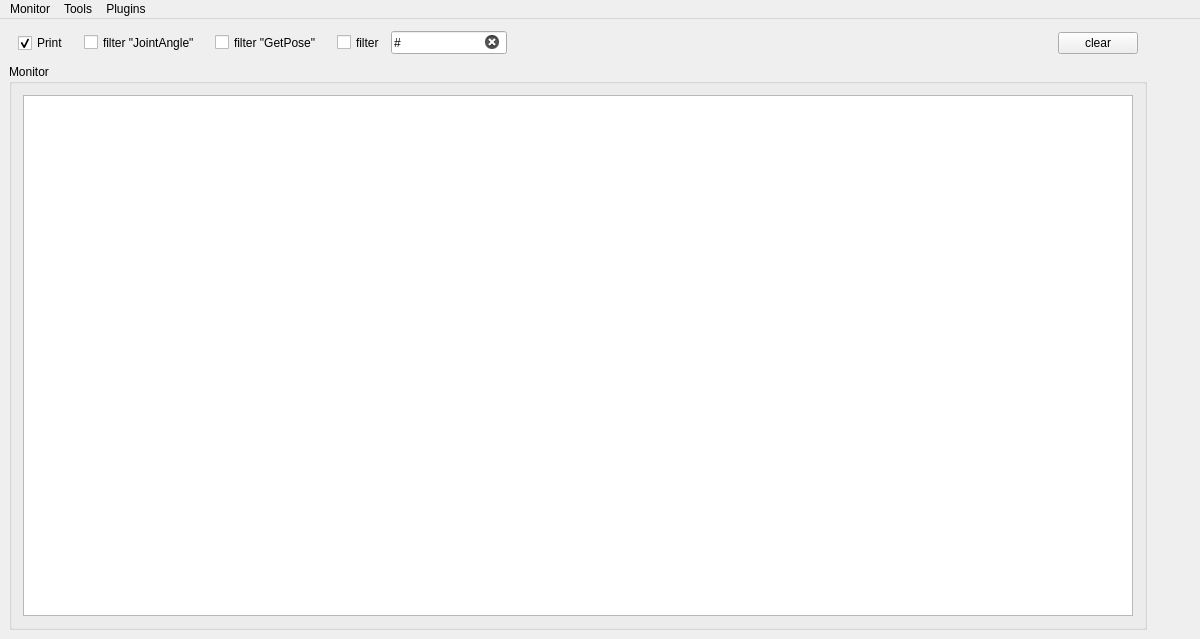
<?xml version="1.0" encoding="UTF-8"?>
<ui version="4.0">
 <class>DobotLinkMain</class>
 <widget class="QMainWindow" name="DobotLinkMain">
  <property name="geometry">
   <rect>
    <x>0</x>
    <y>0</y>
    <width>1200</width>
    <height>639</height>
   </rect>
  </property>
  <property name="minimumSize">
   <size>
    <width>1200</width>
    <height>600</height>
   </size>
  </property>
  <property name="windowTitle">
   <string notr="true">DobotLink Vx.x.x</string>
  </property>
  <widget class="QWidget" name="centralWidget">
   <property name="sizePolicy">
    <sizepolicy hsizetype="Expanding" vsizetype="Expanding">
     <horstretch>0</horstretch>
     <verstretch>0</verstretch>
    </sizepolicy>
   </property>
   <layout class="QFormLayout" name="formLayout">
    <property name="leftMargin">
     <number>0</number>
    </property>
    <property name="topMargin">
     <number>0</number>
    </property>
    <property name="rightMargin">
     <number>0</number>
    </property>
    <property name="bottomMargin">
     <number>0</number>
    </property>
    <item row="0" column="0">
     <widget class="QStackedWidget" name="stackedWidget">
      <property name="sizePolicy">
       <sizepolicy hsizetype="Expanding" vsizetype="Expanding">
        <horstretch>0</horstretch>
        <verstretch>0</verstretch>
       </sizepolicy>
      </property>
      <property name="currentIndex">
       <number>0</number>
      </property>
      <widget class="QWidget" name="page_Monitor">
       <layout class="QVBoxLayout" name="verticalLayout_2">
        <property name="spacing">
         <number>6</number>
        </property>
        <property name="leftMargin">
         <number>9</number>
        </property>
        <property name="topMargin">
         <number>9</number>
        </property>
        <property name="rightMargin">
         <number>9</number>
        </property>
        <property name="bottomMargin">
         <number>9</number>
        </property>
        <item>
         <widget class="QWidget" name="widget" native="true">
          <property name="minimumSize">
           <size>
            <width>0</width>
            <height>23</height>
           </size>
          </property>
          <property name="maximumSize">
           <size>
            <width>16777215</width>
            <height>30</height>
           </size>
          </property>
          <layout class="QHBoxLayout" name="horizontalLayout">
           <property name="spacing">
            <number>15</number>
           </property>
           <property name="leftMargin">
            <number>9</number>
           </property>
           <property name="topMargin">
            <number>0</number>
           </property>
           <property name="rightMargin">
            <number>9</number>
           </property>
           <property name="bottomMargin">
            <number>0</number>
           </property>
           <item>
            <widget class="QCheckBox" name="checkBox_print">
             <property name="text">
              <string>Print</string>
             </property>
             <property name="checked">
              <bool>true</bool>
             </property>
            </widget>
           </item>
           <item>
            <widget class="QCheckBox" name="checkBox_filterJointAngle">
             <property name="minimumSize">
              <size>
               <width>0</width>
               <height>23</height>
              </size>
             </property>
             <property name="maximumSize">
              <size>
               <width>16777215</width>
               <height>23</height>
              </size>
             </property>
             <property name="text">
              <string>filter &quot;JointAngle&quot;</string>
             </property>
            </widget>
           </item>
           <item>
            <widget class="QCheckBox" name="checkBox_filterGetPose">
             <property name="minimumSize">
              <size>
               <width>0</width>
               <height>23</height>
              </size>
             </property>
             <property name="maximumSize">
              <size>
               <width>16777215</width>
               <height>23</height>
              </size>
             </property>
             <property name="text">
              <string>filter &quot;GetPose&quot;</string>
             </property>
            </widget>
           </item>
           <item>
            <widget class="QWidget" name="widget_userfilter" native="true">
             <property name="minimumSize">
              <size>
               <width>150</width>
               <height>23</height>
              </size>
             </property>
             <property name="maximumSize">
              <size>
               <width>170</width>
               <height>23</height>
              </size>
             </property>
             <layout class="QHBoxLayout" name="horizontalLayout_2">
              <property name="spacing">
               <number>6</number>
              </property>
              <property name="leftMargin">
               <number>0</number>
              </property>
              <property name="topMargin">
               <number>0</number>
              </property>
              <property name="rightMargin">
               <number>0</number>
              </property>
              <property name="bottomMargin">
               <number>0</number>
              </property>
              <item>
               <widget class="QCheckBox" name="checkBox_userfilter">
                <property name="sizePolicy">
                 <sizepolicy hsizetype="Expanding" vsizetype="Expanding">
                  <horstretch>0</horstretch>
                  <verstretch>0</verstretch>
                 </sizepolicy>
                </property>
                <property name="minimumSize">
                 <size>
                  <width>0</width>
                  <height>0</height>
                 </size>
                </property>
                <property name="text">
                 <string>filter</string>
                </property>
               </widget>
              </item>
              <item>
               <widget class="QLineEdit" name="lineEdit_userfilter">
                <property name="sizePolicy">
                 <sizepolicy hsizetype="Preferred" vsizetype="Expanding">
                  <horstretch>0</horstretch>
                  <verstretch>0</verstretch>
                 </sizepolicy>
                </property>
                <property name="focusPolicy">
                 <enum>Qt::ClickFocus</enum>
                </property>
                <property name="text">
                 <string>#</string>
                </property>
                <property name="clearButtonEnabled">
                 <bool>true</bool>
                </property>
               </widget>
              </item>
             </layout>
            </widget>
           </item>
           <item>
            <spacer name="horizontalSpacer">
             <property name="orientation">
              <enum>Qt::Horizontal</enum>
             </property>
             <property name="sizeHint" stdset="0">
              <size>
               <width>536</width>
               <height>17</height>
              </size>
             </property>
            </spacer>
           </item>
           <item>
            <widget class="QPushButton" name="btn_clearbox">
             <property name="text">
              <string>clear</string>
             </property>
            </widget>
           </item>
          </layout>
         </widget>
        </item>
        <item>
         <widget class="QGroupBox" name="monitor_Box">
          <property name="title">
           <string>Monitor</string>
          </property>
          <layout class="QVBoxLayout" name="verticalLayout_3">
           <item>
            <widget class="QPlainTextEdit" name="plainTextEdit_Monitor"/>
           </item>
          </layout>
         </widget>
        </item>
       </layout>
      </widget>
      <widget class="DSerialTestForm" name="page_SerialPort"/>
      <widget class="DMagicianTestForm" name="page_Magician"/>
      <widget class="DfuDownloadTestForm" name="page_DfuDownload"/>
      <widget class="QWidget" name="page_McuispDownload">
       <widget class="QLabel" name="label">
        <property name="geometry">
         <rect>
          <x>290</x>
          <y>280</y>
          <width>220</width>
          <height>16</height>
         </rect>
        </property>
        <property name="text">
         <string>Under construction, please detour.</string>
        </property>
       </widget>
      </widget>
      <widget class="DArduinoTestForm" name="page_Arduino"/>
      <widget class="DMicrobitTestForm" name="page_Microbit"/>
      <widget class="DDownloadTestForm" name="page_DownloadTest"/>
     </widget>
    </item>
   </layout>
  </widget>
  <widget class="QMenuBar" name="menuBar">
   <property name="geometry">
    <rect>
     <x>0</x>
     <y>0</y>
     <width>1200</width>
     <height>26</height>
    </rect>
   </property>
   <widget class="QMenu" name="menuTools">
    <property name="title">
     <string>Tools</string>
    </property>
    <addaction name="actionDeviceTest"/>
    <addaction name="actionSerialPort"/>
    <addaction name="actionArduinoTest"/>
    <addaction name="actionMicrobitTest"/>
    <addaction name="actionDfuDownload"/>
    <addaction name="actionMCUispDownload"/>
    <addaction name="actionDownloadTest"/>
    <addaction name="separator"/>
    <addaction name="actionCamera"/>
    <addaction name="actionRemoteMonitor"/>
   </widget>
   <widget class="QMenu" name="menuMonitor">
    <property name="title">
     <string>Monitor</string>
    </property>
    <addaction name="actionMonitor"/>
   </widget>
   <widget class="QMenu" name="menuPlugins">
    <property name="title">
     <string>Plugins</string>
    </property>
    <addaction name="actionMagicDevicePlugin"/>
    <addaction name="actionIndustrialRobotPlugin"/>
    <addaction name="actionDownloadPlugin"/>
    <addaction name="actionArduinoPlugin"/>
    <addaction name="actionMicrobitPlugin"/>
    <addaction name="separator"/>
    <addaction name="actionPluginUpgrade"/>
    <addaction name="separator"/>
    <addaction name="actionDynamicAlgorithmPlugin"/>
    <addaction name="actionDebuggerPlugin"/>
    <addaction name="actionPyImageOMPlugin"/>
    <addaction name="actionDebuggerlitePlugin"/>
    <addaction name="actionRunCmdPlugin"/>
    <addaction name="actionMagicianProJoystickPlugin"/>
   </widget>
   <addaction name="menuMonitor"/>
   <addaction name="menuTools"/>
   <addaction name="menuPlugins"/>
  </widget>
  <action name="actionSerialPort">
   <property name="enabled">
    <bool>true</bool>
   </property>
   <property name="text">
    <string>SerialPort</string>
   </property>
  </action>
  <action name="actionDeviceTest">
   <property name="text">
    <string>DeviceTest</string>
   </property>
   <property name="shortcut">
    <string>Alt+M</string>
   </property>
  </action>
  <action name="actionMicrobitTest">
   <property name="text">
    <string>MicrobitTest</string>
   </property>
  </action>
  <action name="actionMonitor">
   <property name="text">
    <string>MonitorLog</string>
   </property>
   <property name="shortcut">
    <string notr="true">Ctrl+M</string>
   </property>
  </action>
  <action name="actionArduinoTest">
   <property name="text">
    <string>ArduinoTest</string>
   </property>
  </action>
  <action name="actionMagicDevicePlugin">
   <property name="checkable">
    <bool>true</bool>
   </property>
   <property name="text">
    <string>MagicDevicePlugin</string>
   </property>
  </action>
  <action name="actionArduinoPlugin">
   <property name="checkable">
    <bool>true</bool>
   </property>
   <property name="text">
    <string>ArduinoPlugin</string>
   </property>
  </action>
  <action name="actionMicrobitPlugin">
   <property name="checkable">
    <bool>true</bool>
   </property>
   <property name="text">
    <string>MicrobitPlugin</string>
   </property>
  </action>
  <action name="actionDownloadPlugin">
   <property name="checkable">
    <bool>true</bool>
   </property>
   <property name="text">
    <string>DownloadPlugin</string>
   </property>
  </action>
  <action name="actionPluginUpgrade">
   <property name="text">
    <string>PluginUpgrade</string>
   </property>
  </action>
  <action name="actionCamera">
   <property name="text">
    <string>Camera(preview)</string>
   </property>
  </action>
  <action name="actionRemoteMonitor">
   <property name="text">
    <string>RemoteMonitor(preview)</string>
   </property>
  </action>
  <action name="actionMCUispDownload">
   <property name="text">
    <string>MCUispDownload</string>
   </property>
  </action>
  <action name="actionDfuDownload">
   <property name="text">
    <string>DfuDownload</string>
   </property>
  </action>
  <action name="actionDownloadTest">
   <property name="text">
    <string>DownloadTest</string>
   </property>
  </action>
  <action name="actionIndustrialRobotPlugin">
   <property name="checkable">
    <bool>true</bool>
   </property>
   <property name="text">
    <string>IndustrialRobotPlugin</string>
   </property>
  </action>
  <action name="actionDynamicAlgorithmPlugin">
   <property name="checkable">
    <bool>true</bool>
   </property>
   <property name="text">
    <string>DynamicAlgorithmPlugin</string>
   </property>
  </action>
  <action name="actionDebuggerPlugin">
   <property name="checkable">
    <bool>true</bool>
   </property>
   <property name="text">
    <string>DebuggerPlugin</string>
   </property>
  </action>
  <action name="actionPyImageOMPlugin">
   <property name="checkable">
    <bool>true</bool>
   </property>
   <property name="text">
    <string>PyImageOMPlugin</string>
   </property>
  </action>
  <action name="actionCodingAgentPlugin">
   <property name="checkable">
    <bool>true</bool>
   </property>
   <property name="text">
    <string>CodingAgentPlugin</string>
   </property>
  </action>
  <action name="actionMagicianProJoystickPlugin">
   <property name="checkable">
    <bool>true</bool>
   </property>
   <property name="text">
    <string>MagicianProJoystickPlugin</string>
   </property>
  </action>
  <action name="actionDebuggerlitePlugin">
   <property name="checkable">
    <bool>true</bool>
   </property>
   <property name="text">
    <string>DebuggerlitePlugin</string>
   </property>
  </action>
  <action name="actionRunCmdPlugin">
   <property name="checkable">
    <bool>true</bool>
   </property>
   <property name="text">
    <string>RunCmdPlugin</string>
   </property>
  </action>
 </widget>
 <layoutdefault spacing="6" margin="11"/>
 <customwidgets>
  <customwidget>
   <class>DSerialTestForm</class>
   <extends>QWidget</extends>
   <header>Views/DSerialTestForm.h</header>
   <container>1</container>
  </customwidget>
  <customwidget>
   <class>DMagicianTestForm</class>
   <extends>QWidget</extends>
   <header>Views/DMagicianTestForm.h</header>
   <container>1</container>
  </customwidget>
  <customwidget>
   <class>DMicrobitTestForm</class>
   <extends>QWidget</extends>
   <header>Views/DMicrobitTestForm.h</header>
   <container>1</container>
  </customwidget>
  <customwidget>
   <class>DArduinoTestForm</class>
   <extends>QWidget</extends>
   <header>Views/DArduinoTestForm.h</header>
   <container>1</container>
  </customwidget>
  <customwidget>
   <class>DfuDownloadTestForm</class>
   <extends>QWidget</extends>
   <header>Views/DfuDownloadTestForm.h</header>
   <container>1</container>
  </customwidget>
  <customwidget>
   <class>DDownloadTestForm</class>
   <extends>QWidget</extends>
   <header>Views/DDownloadTestForm.h</header>
   <container>1</container>
  </customwidget>
 </customwidgets>
 <resources/>
 <connections/>
</ui>
